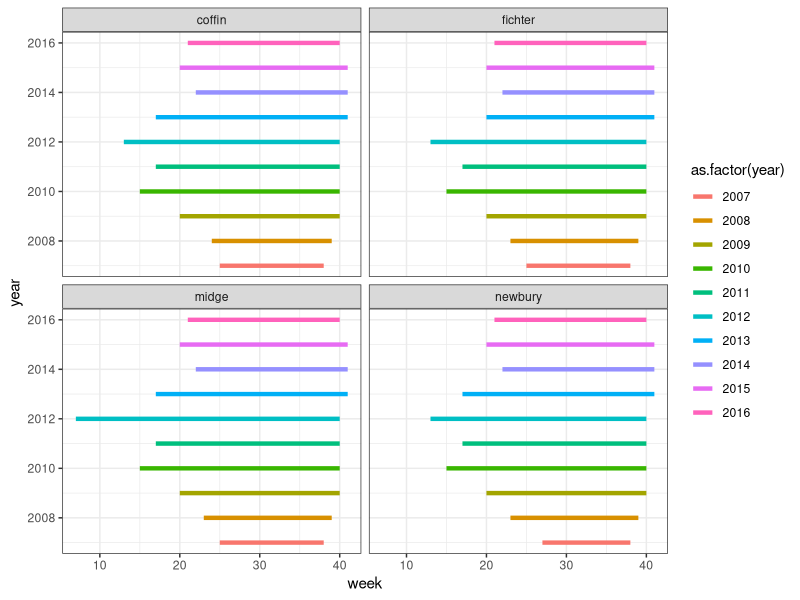
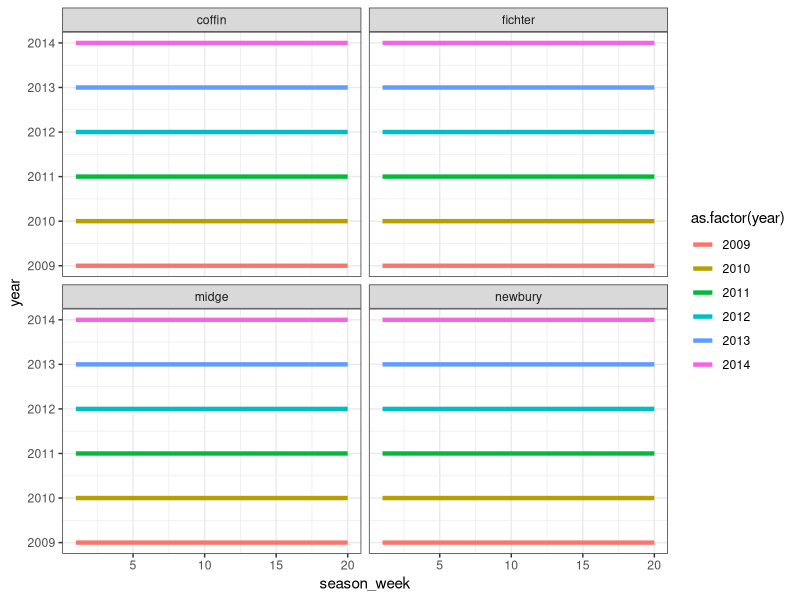

Here is the R script that generated these plots, in order: (Note: this script raises an error after producing the figures.)
#Data Wrangling for Model Runs
#Author: Mary Lofton
#Date: 12APR19

#Purpose: align all years and sites to have the same number of sampling weeks starting and ending
#at the same time of year so we can run a logistic model in JAGS year-by-year

#then make a k by j matrix for driver data and environmental inputs
#(didn't include this step in this version of the script Jennie since I think you work in long format)

library(tidyverse)
library(lubridate)

dat <- read_csv("./Datasets/Sunapee/SummarizedData/All_Sites_Gloeo_light_wtrtemp_airtemp.csv")

#check to see how many weeks of data each season has - you can see they are not all the same
season <- ggplot(data = dat, aes(x = week, y = year, colour = as.factor(year), group = year))+
  geom_line(size = 1.5)+
  facet_wrap(~site, ncol = 2, nrow = 2)+
  theme_bw()
season

cleaned_dat <- dat %>%
  mutate(week = week(date),
         dayofyr = yday(date)) %>%
  filter(year %in% 2009:2014 & (week %in% 21:40 | dayofyr == 283))

#after doing a bunch of manual checks, these are dates that were somehow created 
#during one of our interpolation steps but have no associated GLOEO data
#so they need to be removed
bad_dates <- as.Date(c("2009-05-21","2009-05-28","2009-06-18",
                       "2009-09-03","2009-09-10","2009-09-17",
                       "2009-10-01","2010-05-27","2010-06-03","2010-06-17","2011-06-09",
                       "2012-10-04","2013-07-04","2013-09-12","2013-09-19","2013-09-26",
                       "2013-10-03","2014-05-22","2014-07-03","2014-07-10","2014-07-24",
                       "2014-07-31","2014-08-07","2014-08-14","2014-08-21", "2014-08-28",
                       "2014-09-11","2014-09-18","2014-10-02","2013-10-10"))

#manually removing crummy dates
cleaned_dat1 <- cleaned_dat[-c(193:194),] %>%
  filter(!date %in% bad_dates) %>%
  arrange(year,date,site) %>%
  mutate(season_week = rep(c(1:20),times = 6, each = 4))

#for-loop to make sure we only have 20 dates for every sample year
#actually you will see 21 dates for each year because there is one sampling
#day where some of the sites were sampled the next day, so that is fine
years <- c(2009:2014)

for (i in 1:length(years)){
  check <- cleaned_dat1 %>% filter(year == years[1])
  print(length(unique(check$date)))
}

#double-double-checking that all the years have the same length sampling period
season_check <- ggplot(data = cleaned_dat1, aes(x = season_week, y = year, colour = as.factor(year), group = year))+
  geom_line(size = 1.5)+
  facet_wrap(~site, ncol = 2, nrow = 2)+
  theme_bw()
season_check

#now just select what we really need: logged Gloeo at Midge
cleaned_dat2 <- cleaned_dat1 %>%
  filter(site == "midge")%>%
  select(date, totalperL)%>%
  mutate(totalperL_log = log(totalperL + 0.003))
  
write.csv(cleaned_dat2, file = "./Jennies/awesome/filepath/data.csv", row.names = FALSE)


